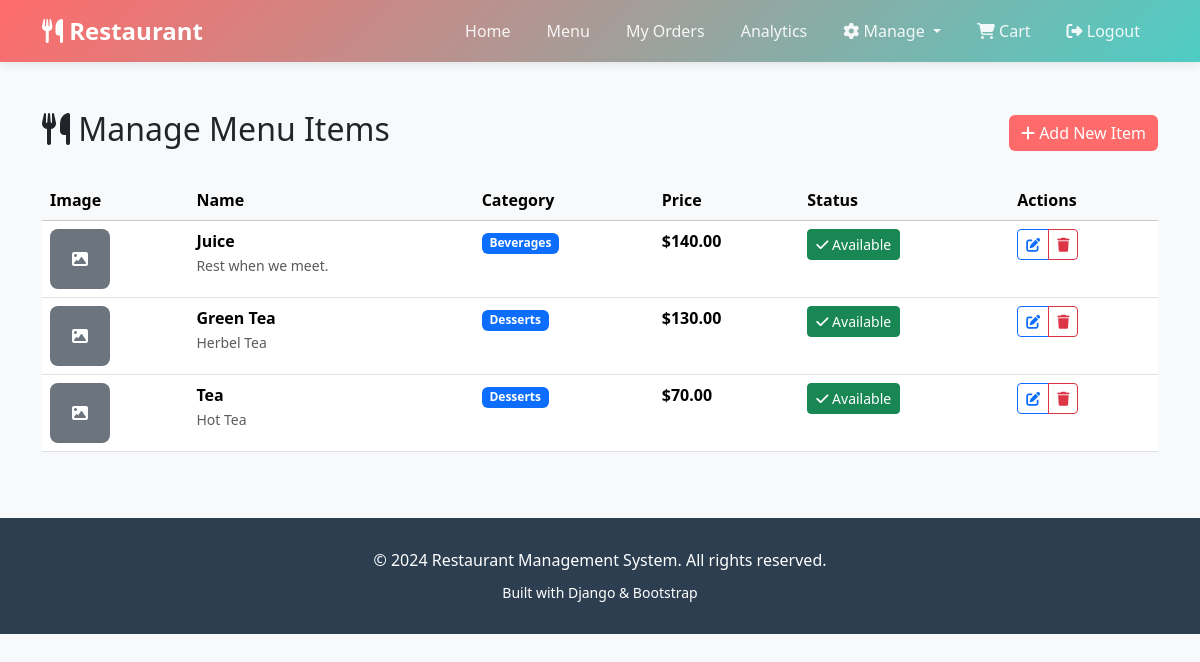
The app's page /manage/menu-items/ (signed in) with its own data.
### restaurant/models.py (models this page shows, shortened)
class MenuItem(models.Model):
    category = models.ForeignKey(Category, on_delete=models.CASCADE, related_name='items')
    name = models.CharField(max_length=200)
    description = models.TextField()
    price = models.DecimalField(max_digits=10, decimal_places=2, validators=[MinValueValidator(Decimal('0.01'))])
    image = models.ImageField(upload_to='menu_items/', blank=True, null=True)
    is_available = models.BooleanField(default=True)
    created_at = models.DateTimeField(auto_now_add=True)
    updated_at = models.DateTimeField(auto_now=True)
    class Meta:
        ordering = ['category', 'name']

class Category(models.Model):
    name = models.CharField(max_length=100)
    description = models.TextField(blank=True)
    created_at = models.DateTimeField(auto_now_add=True)
    class Meta:
        verbose_name_plural = "Categories"
        ordering = ['name']

### restaurant/views.py (the view)
# urls.py: path('manage/menu-items/', views.menuitem_list, name='menuitem_list'),
@staff_member_required
def menuitem_list(request):
    menu_items = MenuItem.objects.all()
    return render(request, 'restaurant/menuitem_list.html', {'menu_items': menu_items})

### restaurant/templates/restaurant/menuitem_list.html (shortened to what this page needs)
{% extends 'restaurant/base.html' %}
{% block content %}
<div class="container my-5">
    <div class="d-flex justify-content-between align-items-center mb-4">
        <h2>
            <i class="fas fa-utensils"></i> Manage Menu Items
        </h2>
        <a href="{% url 'menuitem_add' %}" class="btn btn-primary">
            <i class="fas fa-plus"></i> Add New Item
        </a>
    </div>
    {% if menu_items %}
    <div class="table-responsive">
        <table class="table table-hover">
            <thead class="table-light">
                <tr>
                    <th>Image</th>
                    <th>Name</th>
                    <th>Category</th>
                    <th>Price</th>
                    <th>Status</th>
                    <th>Actions</th>
                </tr>
            </thead>
            <tbody>
                {% for item in menu_items %}
                <tr>
                    <td>
                        {% if item.image %}
                        <img src="{{ item.image.url }}" alt="{{ item.name }}" style="width: 60px; height: 60px; object-fit: cover; border-radius: 8px;">
                        {% else %}
                        <div class="bg-secondary d-flex align-items-center justify-content-center" style="width: 60px; height: 60px; border-radius: 8px;">
                            <i class="fas fa-image text-white"></i>
                        </div>
                        {% endif %}
                    </td>
                    <td>
                        <strong>{{ item.name }}</strong>
                        <br>
                        <small class="text-muted">{{ item.description|truncatewords:10 }}</small>
                    </td>
                    <td>
                        <span class="badge bg-primary">{{ item.category.name }}</span>
                    </td>
                    <td><strong>${{ item.price }}</strong></td>
                    <td>
                        <form method="post" action="{% url 'menuitem_toggle' item.id %}" style="display: inline;">
                            <button type="submit" class="btn btn-sm {% if item.is_available %}btn-success{% else %}btn-secondary{% endif %}">
                                {% if item.is_available %}
                                    <i class="fas fa-check"></i> Available
                                {% else %}
                                    <i class="fas fa-times"></i> Unavailable
                                {% endif %}
                            </button>
                        </form>
                    </td>
                    <td>
                        <div class="btn-group" role="group">
                            <a href="{% url 'menuitem_edit' item.id %}" class="btn btn-sm btn-outline-primary">
                                <i class="fas fa-edit"></i>
                            </a>
                            <a href="{% url 'menuitem_delete' item.id %}" class="btn btn-sm btn-outline-danger">
                                <i class="fas fa-trash"></i>
                            </a>
                        </div>
                    </td>
                </tr>
                {% endfor %}
            </tbody>
        </table>
    </div>
    {% endif %}
</div>
{% endblock %}

### restaurant/templates/restaurant/base.html (style rules this page uses)
:root { --primary-color: #FF6B6B; --secondary-color: #4ECDC4; --dark-color: #2C3E50; --light-bg: #F8F9FA; }
body { font-family: 'Segoe UI', Tahoma, Geneva, Verdana, sans-serif; background-color: var(--light-bg); }
.btn-primary { background: var(--primary-color); border: none; transition: all 0.3s; }

### records on screen
MenuItem: name "Juice", description "Rest when we meet.", category.name "Beverages", price "140.00", is_available True (drawn)
MenuItem: name "Green Tea", description "Herbel Tea", category.name "Desserts", price "130.00", is_available True (drawn)
MenuItem: name "Tea", description "Hot Tea", category.name "Desserts", price "70.00", is_available True (drawn)
